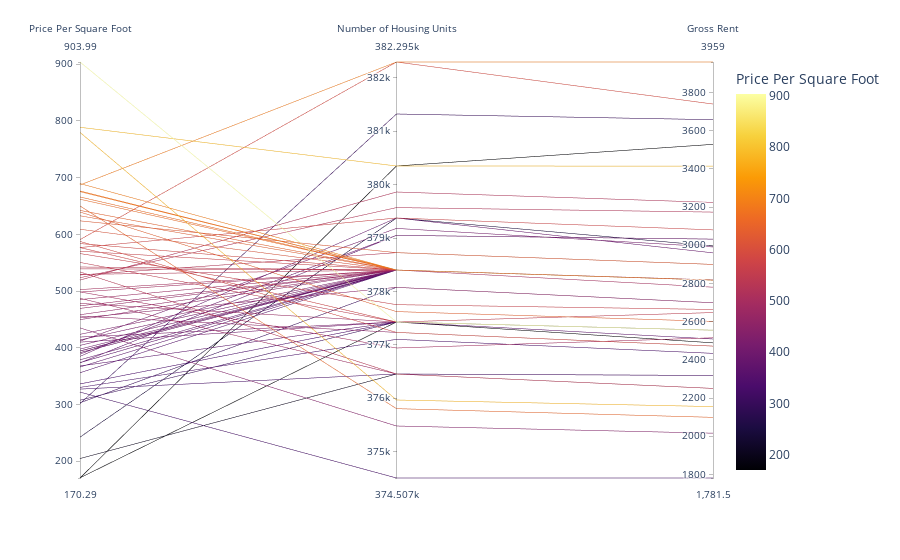

The notebook cell this image was saved under:
### Code cell
# Parallel Coordinates Plot
fig = px.parallel_coordinates(
    sfo_avg_neighborhood_cost_data,
    color="sale_price_sqr_foot",
    color_continuous_scale=px.colors.sequential.Inferno,
    labels={"index":"Neighborhood", "sale_price_sqr_foot":"Price Per Square Foot", "housing_units":"Number of Housing Units", "gross_rent":"Gross Rent"})
# sfo_avg_neighborhood_cost_data.head(15)
fig.show()
